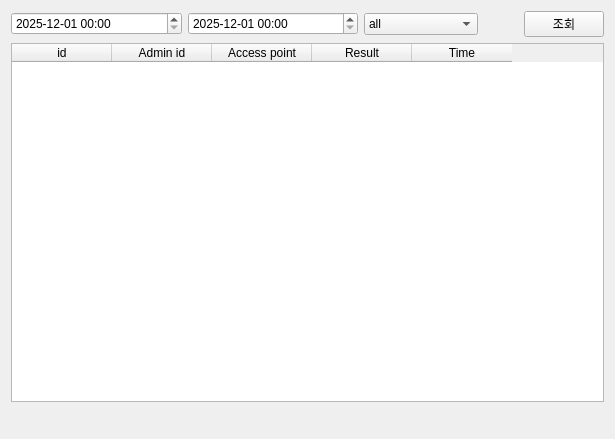
<?xml version="1.0" encoding="UTF-8"?>
<ui version="4.0">
 <class>Tab4Access</class>
 <widget class="QWidget" name="Tab4Access">
  <property name="geometry">
   <rect>
    <x>0</x>
    <y>0</y>
    <width>615</width>
    <height>439</height>
   </rect>
  </property>
  <property name="windowTitle">
   <string>Form</string>
  </property>
  <layout class="QVBoxLayout" name="verticalLayout_3">
   <item>
    <layout class="QVBoxLayout" name="verticalLayout_2" stretch="1,7">
     <item>
      <layout class="QHBoxLayout" name="horizontalLayout" stretch="3,3,2,0,1">
       <item>
        <widget class="QDateTimeEdit" name="pDateTimeFrom">
         <property name="minimumDate">
          <date>
           <year>2025</year>
           <month>12</month>
           <day>1</day>
          </date>
         </property>
         <property name="displayFormat">
          <string notr="true">yyyy-MM-dd hh:mm</string>
         </property>
        </widget>
       </item>
       <item>
        <widget class="QDateTimeEdit" name="pDateTimeTo">
         <property name="minimumDate">
          <date>
           <year>2025</year>
           <month>12</month>
           <day>1</day>
          </date>
         </property>
         <property name="displayFormat">
          <string notr="true">yyyy-MM-dd hh:mm</string>
         </property>
        </widget>
       </item>
       <item>
        <widget class="QComboBox" name="pCBAccessPoints">
         <item>
          <property name="text">
           <string>all</string>
          </property>
         </item>
         <item>
          <property name="text">
           <string>main</string>
          </property>
         </item>
         <item>
          <property name="text">
           <string>ew1</string>
          </property>
         </item>
         <item>
          <property name="text">
           <string>ew2</string>
          </property>
         </item>
         <item>
          <property name="text">
           <string>ww1</string>
          </property>
         </item>
         <item>
          <property name="text">
           <string>sw1</string>
          </property>
         </item>
         <item>
          <property name="text">
           <string>sw2</string>
          </property>
         </item>
         <item>
          <property name="text">
           <string>nw1</string>
          </property>
         </item>
        </widget>
       </item>
       <item>
        <spacer name="horizontalSpacer">
         <property name="orientation">
          <enum>Qt::Orientation::Horizontal</enum>
         </property>
         <property name="sizeHint" stdset="0">
          <size>
           <width>40</width>
           <height>20</height>
          </size>
         </property>
        </spacer>
       </item>
       <item>
        <widget class="QPushButton" name="pPBSearchDB">
         <property name="text">
          <string>조회</string>
         </property>
        </widget>
       </item>
      </layout>
     </item>
     <item>
      <layout class="QVBoxLayout" name="verticalLayout">
       <item>
        <widget class="QTableWidget" name="pAccessTable">
         <column>
          <property name="text">
           <string>id</string>
          </property>
         </column>
         <column>
          <property name="text">
           <string>Admin id</string>
          </property>
         </column>
         <column>
          <property name="text">
           <string>Access point</string>
          </property>
         </column>
         <column>
          <property name="text">
           <string>Result</string>
          </property>
         </column>
         <column>
          <property name="text">
           <string>Time</string>
          </property>
         </column>
        </widget>
       </item>
       <item>
        <layout class="QHBoxLayout" name="horizontalLayout_2" stretch="7,2">
         <item>
          <spacer name="horizontalSpacer_2">
           <property name="orientation">
            <enum>Qt::Orientation::Horizontal</enum>
           </property>
           <property name="sizeHint" stdset="0">
            <size>
             <width>40</width>
             <height>20</height>
            </size>
           </property>
          </spacer>
         </item>
         <item>
          <widget class="QLabel" name="pLSearchCount">
           <property name="text">
            <string/>
           </property>
          </widget>
         </item>
        </layout>
       </item>
      </layout>
     </item>
    </layout>
   </item>
  </layout>
 </widget>
 <resources/>
 <connections/>
</ui>
